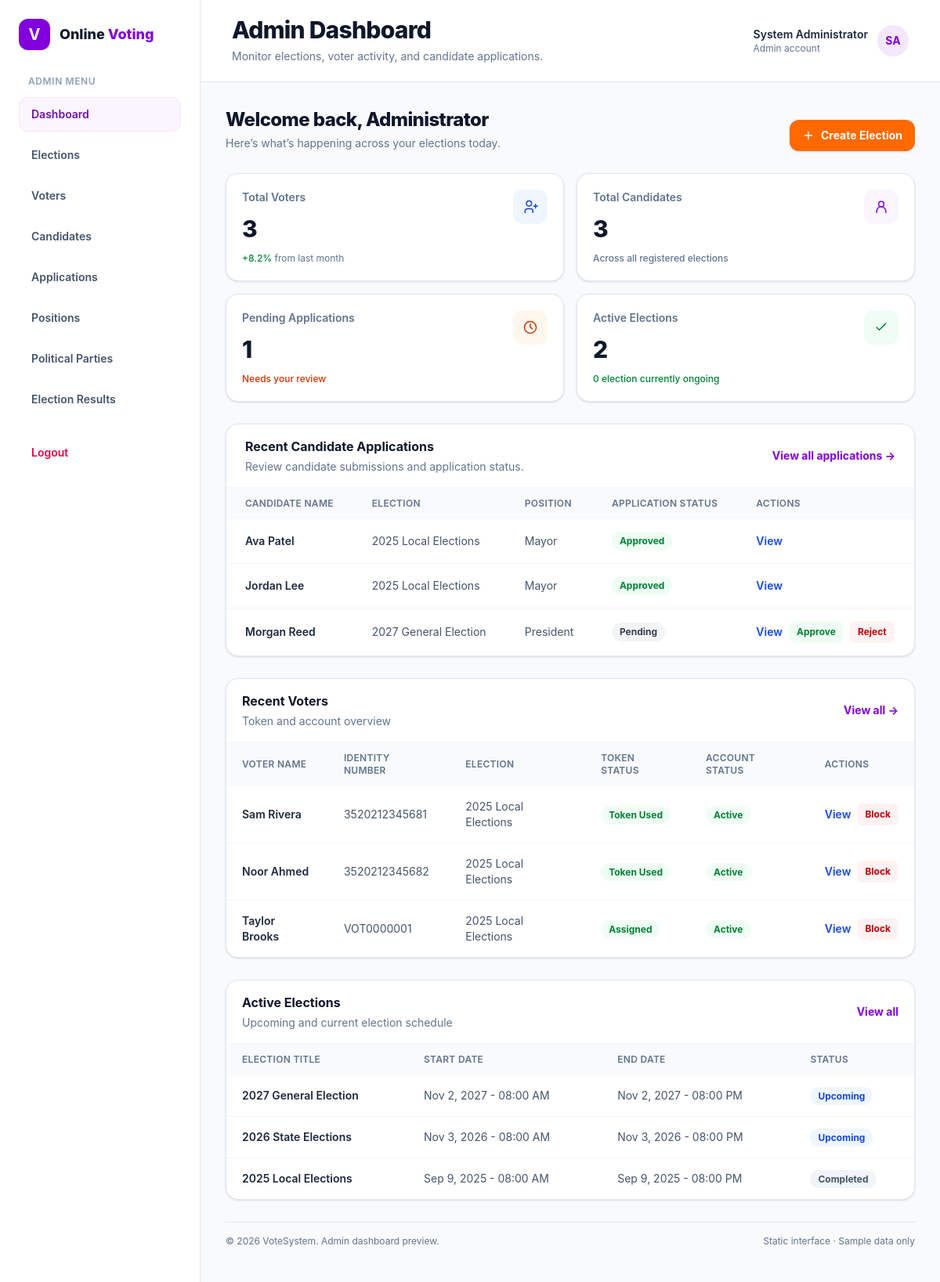
Page /views/admin/dashboard.php (signed in) on the committed database.
### tables this page shows
CREATE TABLE candidates (
    id INT AUTO_INCREMENT PRIMARY KEY,
    user_id INT NOT NULL,
    address VARCHAR(255) NOT NULL,
    city VARCHAR(100) NOT NULL,
    state VARCHAR(100) NOT NULL,
    country VARCHAR(100) NOT NULL,
    postal_code VARCHAR(20) NOT NULL,
    election_id INT NOT NULL,
    position_id INT NOT NULL,
    constituency_area VARCHAR(100) NOT NULL,
    party_id INT DEFAULT NULL,
    qualifications TEXT NOT NULL,
    experience TEXT NOT NULL,
    manifesto TEXT NOT NULL,
    certificates VARCHAR(255) DEFAULT NULL,
    status ENUM('pending', 'approved', 'rejected') NOT NULL DEFAULT 'pending',
    created_at TIMESTAMP DEFAULT CURRENT_TIMESTAMP,
    updated_at TIMESTAMP DEFAULT CURRENT_TIMESTAMP ON UPDATE CURRENT_TIMESTAMP,
    FOREIGN KEY (user_id) REFERENCES users(id) ON DELETE CASCADE,
    FOREIGN KEY (election_id) REFERENCES elections(id) ON DELETE CASCADE,
    FOREIGN KEY (position_id) REFERENCES positions(id) ON DELETE CASCADE,
    FOREIGN KEY (party_id) REFERENCES parties(id) ON DELETE SET NULL,
    UNIQUE (user_id, election_id, position_id)
);

CREATE TABLE users (
    id INT AUTO_INCREMENT PRIMARY KEY,
    name VARCHAR(50) NOT NULL,
    email VARCHAR(100) NOT NULL UNIQUE,
    identity_type VARCHAR(20) NOT NULL,
    identity_number VARCHAR(20) NOT NULL UNIQUE,
    dob DATE NOT NULL,
    gender ENUM('male', 'female', 'other') NOT NULL,
    role ENUM('voter', 'candidate', 'admin') NOT NULL DEFAULT 'voter',
    status tinyint NOT NULL DEFAULT 1,
    password VARCHAR(255) NOT NULL,
    profile_picture VARCHAR(255) DEFAULT NULL,
    created_at TIMESTAMP DEFAULT CURRENT_TIMESTAMP,
    updated_at TIMESTAMP DEFAULT CURRENT_TIMESTAMP ON UPDATE CURRENT_TIMESTAMP
);

CREATE TABLE elections (
    id INT AUTO_INCREMENT PRIMARY KEY,
    title VARCHAR(100) NOT NULL UNIQUE,
    description TEXT NOT NULL,
    start_date DATETIME NOT NULL,
    end_date DATETIME NOT NULL,
    status ENUM('upcoming', 'ongoing', 'completed') NOT NULL DEFAULT 'upcoming',
    created_at TIMESTAMP DEFAULT CURRENT_TIMESTAMP,
    updated_at TIMESTAMP DEFAULT CURRENT_TIMESTAMP ON UPDATE CURRENT_TIMESTAMP
);

CREATE TABLE positions (
    id INT AUTO_INCREMENT PRIMARY KEY,
    title VARCHAR(100) NOT NULL UNIQUE,
    description TEXT NOT NULL,
    created_at TIMESTAMP DEFAULT CURRENT_TIMESTAMP,
    updated_at TIMESTAMP DEFAULT CURRENT_TIMESTAMP ON UPDATE CURRENT_TIMESTAMP
);

CREATE TABLE voters (
    id INT AUTO_INCREMENT PRIMARY KEY,
    user_id INT NOT NULL,
    token VARCHAR(10) NOT NULL UNIQUE,
    election_id INT NOT NULL,
    has_voted TINYINT(1) NOT NULL DEFAULT 0,
    created_at TIMESTAMP DEFAULT CURRENT_TIMESTAMP,
    updated_at TIMESTAMP DEFAULT CURRENT_TIMESTAMP ON UPDATE CURRENT_TIMESTAMP,
    FOREIGN KEY (user_id) REFERENCES users(id) ON DELETE CASCADE,
    FOREIGN KEY (election_id) REFERENCES elections(id) ON DELETE CASCADE,
    UNIQUE (user_id, election_id)
);

### includes/admin/voters_list.php (the view, shortened to what this page needs)
<table class="w-full min-w-[780px] text-left text-sm">
    <thead class="bg-slate-50 text-xs uppercase tracking-wide text-slate-500">
        <tr>
            <th scope="col" class="px-5 py-3 font-semibold">Voter Name</th>
            <th scope="col" class="px-5 py-3 font-semibold">Identity Number</th>
            <th scope="col" class="px-5 py-3 font-semibold">Election</th>
            <th scope="col" class="px-5 py-3 font-semibold">Token Status</th>
            <th scope="col" class="px-5 py-3 font-semibold">Account Status</th>
            <th scope="col" class="px-5 py-3 font-semibold">Actions</th>
        </tr>
    </thead>
    <tbody class="divide-y divide-slate-100">
        <?php
           $statusColors = [
               true => 'bg-green-50 text-green-700',
               false => 'bg-red-50 text-red-700'
           ];
           $token = 0;
           $token_status = '';
           if ($limit == false) {
               $voters = $pdo->query("SELECT voters.token AS assigned_token,
                                                   voters.has_voted AS vote_status,
                                                   users.id AS user_id,
                                                   users.name AS username,
                                                   users.identity_number AS user_identity,
                                                   users.status AS account_status,
                                                   elections.title AS election
                                               FROM users
                                               LEFT JOIN voters ON voters.user_id = users.id
                                               LEFT JOIN elections ON voters.election_id = elections.id
                                               WHERE users.role = 'voter'
                                           ")->fetchAll(PDO::FETCH_ASSOC);
           } else {
               $voters = $pdo->query("SELECT voters.token AS assigned_token,
                                                   voters.has_voted AS vote_status,
                                                   users.id AS user_id,
                                                   users.name AS username,
                                                   users.identity_number AS user_identity,
                                                   users.status AS account_status,
                                                   elections.title AS election
                                               FROM users
                                               LEFT JOIN voters ON voters.user_id = users.id
                                               LEFT JOIN elections ON voters.election_id = elections.id
                                               WHERE users.role = 'voter'
                                               LIMIT 4
                                           ")->fetchAll(PDO::FETCH_ASSOC);
           }
           if (empty($voters)) {
               echo ' <tr>
                                       <td class="px-5 py-4 font-semibold text-slate-800">No Voters Exists as no election is completed.</td>
                                       </tr>';
           } else {
               foreach ($voters as $key => $voter) {
                   if ($voter['assigned_token'] !== null && $voter['vote_status'] == false) {
                       $token = 1;
                       $token_status = 'Assigned';
                   } else if ($voter['assigned_token'] == null) {
                       $token = 0;
                       $token_status = 'Not Assigned';
                   } else if ($voter['vote_status'] == true) {
                       $token = 1;
                       $token_status = 'Token Used';
                   }
                   if ($voter['account_status'] == true) {
                       $btn_text = 'Block';
                       $status_text = 'Active';
                   } else {
                       $btn_text = 'Unblock';
                       $status_text = 'Blocked';
                   }
                   echo '
                                          <tr>
                                       <td class="px-5 py-4 font-semibold text-slate-800">' . $voter['username'] . '</td>
                                       <td class="px-5 py-4 text-slate-600">' . $voter['user_identity'] . '</td>
                                       <td class="px-5 py-4 text-slate-600">' . $voter['election'] . '</td>
                                       <td class="px-5 py-4"><span
                                               class="rounded-full px-2.5 py-1 text-xs font-bold
                                               ' . $statusColors[$token] . '">
                                               ' . $token_status . '</span>
                                       </td>
                                       <td class="px-5 py-4"><span
                                               class="rounded-full px-2.5 py-1 text-xs font-bold
                                               ' . $statusColors[$voter['account_status']] . '">
                                               ' . $status_text . '
                                               </span>
                                       </td>
                                       <td class="px-5 py-4">
                                           <div class="flex items-center gap-2"><a href="#voters"
                                                   class="font-semibold text-blue-700 hover:underline">View</a>
                                                   <a href="../../app/controllers/actions.php?voter=' . $voter['user_id'] . '"
                                                   class="rounded-lg bg-red-50 px-2.5 py-1.5 text-xs font-bold text-red-700">'
                       . $btn_text .
                       '
                                                   </a>';
                   echo '
                                           </div>
                                       </td>
                                   </tr>';
               }
           }
           ?>
    </tbody>
</table>

### includes/admin/applications_list.php
<table class="w-full min-w-[760px] text-left text-sm">
    <thead class="bg-slate-50 text-xs uppercase tracking-wide text-slate-500">
        <tr>
            <th scope="col" class="px-6 py-3 font-semibold">Candidate Name</th>
            <th scope="col" class="px-6 py-3 font-semibold">Election</th>
            <th scope="col" class="px-6 py-3 font-semibold">Position</th>
            <th scope="col" class="px-6 py-3 font-semibold">Application Status</th>
            <th scope="col" class="px-6 py-3 font-semibold">Actions</th>
        </tr>
    </thead>
    <tbody class="divide-y divide-slate-100">
        <?php
          $statusColors = [
              'pending' => 'bg-gray-100 text-gray-700',
              'approved' => 'bg-green-50 text-green-700',
              'rejected' => 'bg-red-50 text-red-700'
          ];
          if ($limit == false) {
              $candidates = $pdo->query("SELECT candidates.status AS status,
                              candidates.id AS candidate_id,
                              users.name AS username,
                              elections.title AS election,
                              positions.title AS position FROM candidates
                              INNER JOIN users ON candidates.user_id=users.id
                              INNER JOIN elections ON candidates.election_id=elections.id
                              INNER JOIN positions ON candidates.position_id=positions.id
                              ")->fetchAll();
          } else {
              $candidates = $pdo->query("SELECT candidates.status AS status,
                                      candidates.id AS candidate_id,
                                      users.name AS username,
                                      elections.title AS election,
                                      positions.title AS position FROM candidates
                                      INNER JOIN users ON candidates.user_id=users.id
                                      INNER JOIN elections ON candidates.election_id=elections.id
                                      INNER JOIN positions ON candidates.position_id=positions.id
                                      LIMIT 4
                                      ")->fetchAll();
          }
          if (empty($candidates)) {
              echo '<tr>
                              <td class="px-6 py-4 font-semibold text-slate-600">
                              No Application submitted by candidates
                              </td>
                              </tr>';
          } else {
              foreach ($candidates as $key => $candidate) {
                  echo ' <tr>
                                  <td class="px-6 py-4 font-semibold text-slate-800">' . $candidate['username'] . '</td>
                                  <td class="px-6 py-4 text-slate-600">' . $candidate['election'] . '</td>
                                  <td class="px-6 py-4 text-slate-600">' . $candidate['position'] . '</td>
                                  <td class="px-6 py-4"><span
                                          class="inline-flex rounded-full px-2.5 py-1 text-xs font-bold ' . $statusColors[$candidate['status']] . '">' . ucfirst($candidate['status']) . '</span>
                                  </td>
                                  <td class="px-6 py-4">
                                      <div class="flex items-center gap-2">
                                      <a href="../../views/admin/application_details.php?candidate='
                      . $candidate['candidate_id'] . '" class="font-semibold text-blue-700 hover:underline">View</a>';
                  if ($candidate['status'] === 'pending') {
                      echo '<a href="../../app/controllers/actions.php?candidate=' . $candidate['candidate_id'] . '&approve=true"
                                                  class="rounded-lg bg-green-50 px-2.5 py-1.5 text-xs font-bold text-green-700">Approve</a>
                                                  <a href="../../app/controllers/actions.php?candidate=' . $candidate['candidate_id'] . '&approve=false"
                                                  class="rounded-lg bg-red-50 px-2.5 py-1.5 text-xs font-bold text-red-700">Reject</a>';
                  }
                  echo ' </div>
                                  </td>
                               </tr>';
              }
          } ?>
    </tbody>
</table>

### includes/shared/elections_list.php
<table class="w-full min-w-[520px] text-left text-sm">
    <thead class="bg-slate-50 text-xs uppercase tracking-wide text-slate-500">
        <tr>
            <th scope="col" class="px-5 py-3 font-semibold">Election Title</th>
            <th scope="col" class="px-5 py-3 font-semibold">Start Date</th>
            <th scope="col" class="px-5 py-3 font-semibold">End Date</th>
            <th scope="col" class="px-5 py-3 font-semibold">Status</th>
        </tr>
    </thead>
    <tbody class="divide-y divide-slate-100">
        <?php
           $elections = $pdo->query("SELECT * FROM elections LIMIT 4")->fetchAll();
           $statusColors = [
               'upcoming' => 'bg-blue-50 text-blue-700',
               'ongoing' => 'bg-green-50 text-green-700',
               'completed' => 'bg-slate-100 text-slate-600'
           ];
           foreach ($elections as $key => $election) {
               echo '
                                         <tr>
                                       <td class="px-5 py-4 font-semibold text-slate-800">' . $election['title'] . '</td>
                                       <td class="px-5 py-4 text-slate-600">' . date('M j, Y - h:i A', strtotime($election['start_date']))  . '</td>
                                       <td class="px-5 py-4 text-slate-600">' . date('M j, Y - h:i A', strtotime($election['end_date'])) . '</td>
                                       <td class="px-5 py-4"><span
                                               class="rounded-full px-2.5 py-1 text-xs font-bold
                                               ' . $statusColors[$election['status']] . '">' . ucfirst($election['status']) . '</span>
                                       </td>
                                   </tr>';
           }
           ?>
    </tbody>
</table>

### rows in the picture
candidates: user.name "Ava Patel", election.title "2025 Local Elections", position.title "Mayor", status "Approved"
candidates: user.name "Jordan Lee", election.title "2025 Local Elections", position.title "Mayor", status "Approved"
candidates: user.name "Morgan Reed", election.title "2027 General Election", position.title "President", status "Pending"
voters: user.name "Sam Rivera", user.identity_number "3520212345681", election.title "2025 Local Elections", has_voted "Token Used", user.status "Active", user.status "Block"
voters: user.name "Noor Ahmed", user.identity_number "3520212345682", election.title "2025 Local Elections", has_voted "Token Used", user.status "Active", user.status "Block"
voters: user.name "Taylor Brooks", user.identity_number "VOT0000001", election.title "2025 Local Elections", token_status "Assigned", user.status "Active", user.status "Block"
elections: title "2027 General Election", start_date "Nov 2, 2027 - 08:00 AM", end_date "Nov 2, 2027 - 08:00 PM", status "Upcoming"
elections: title "2026 State Elections", start_date "Nov 3, 2026 - 08:00 AM", end_date "Nov 3, 2026 - 08:00 PM", status "Upcoming"
elections: title "2025 Local Elections", start_date "Sep 9, 2025 - 08:00 AM", end_date "Sep 9, 2025 - 08:00 PM", status "Completed"

### other values in the picture
$portalLabel "ADMIN"
$item['label'] "Dashboard"
$item['label'] "Elections"
$item['label'] "Voters"
$item['label'] "Candidates"
$item['label'] "Applications"
$item['label'] "Positions"
$item['label'] "Political Parties"
$item['label'] "Election Results"
$pageTitle "Admin Dashboard"
$pageDescription "Monitor elections, voter activity, and candidate applications."
$headerName "System Administrator"
$headerRole "Admin"
$headerInitials "SA"
$voters "3"
